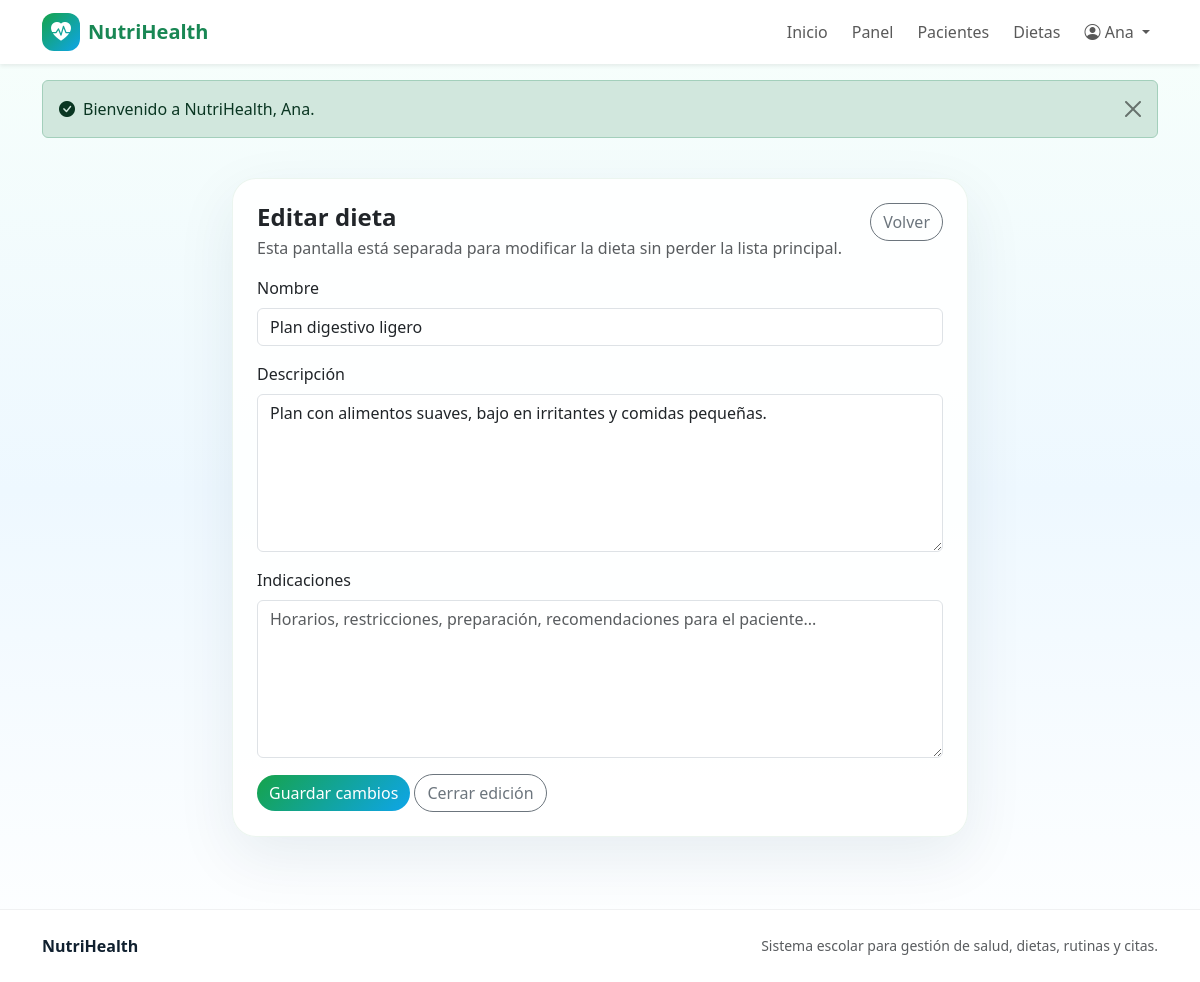
Page /pages/nutriologo/dieta_editar.php?id=2 (signed in) on the committed database.
### tables this page shows
CREATE TABLE dietas (
    id INT AUTO_INCREMENT PRIMARY KEY,
    nombre VARCHAR(100) NOT NULL,
    descripcion TEXT,
    indicaciones TEXT,
    nutriologo_id INT NOT NULL,
    fecha_creacion DATETIME DEFAULT CURRENT_TIMESTAMP,

    FOREIGN KEY (nutriologo_id) REFERENCES personas(id)
);

### includes/functions.php (called while the page is built, shortened)
<?php
require_once __DIR__ . '/../config/database.php';
function normalize_path_for_url(string $path): string
{
    $path = str_replace('\\', '/', $path);
    $parts = [];
    foreach (explode('/', $path) as $part) {
        if ($part === '' || $part === '.') {
            continue;
        }
        $parts[] = $part;
    }
    return implode('/', $parts);
}
function relative_url_from_current_script(string $targetPath): string
{
    $scriptFile = $_SERVER['SCRIPT_FILENAME'] ?? APP_ROOT . DIRECTORY_SEPARATOR . 'index.php';
    $scriptDir = normalize_path_for_url(dirname($scriptFile));
    $target = normalize_path_for_url(APP_ROOT . ($targetPath !== '' ? DIRECTORY_SEPARATOR . str_replace('/', DIRECTORY_SEPARATOR, $targetPath) : ''));
    $fromParts = $scriptDir === '' ? [] : explode('/', $scriptDir);
    $toParts = $target === '' ? [] : explode('/', $target);
    $i = 0;
    $max = min(count($fromParts), count($toParts));
    while ($i < $max && $fromParts[$i] === $toParts[$i]) {
        $i++;
    }
    $up = array_fill(0, count($fromParts) - $i, '..');
    $down = array_slice($toParts, $i);
    $relativeParts = array_merge($up, $down);
    return $relativeParts ? implode('/', $relativeParts) : '.';
}
function base_url(string $path = ''): string
{
    $path = ltrim($path, '/');
    preg_match('/^([^?#]*)([?#].*)?$/', $path, $matches);
    $cleanPath = $matches[1] ?? '';
    $suffix = $matches[2] ?? '';
    $relative = relative_url_from_current_script($cleanPath);
    if ($cleanPath === '') {
        return $relative === '.' ? './' : rtrim($relative, '/') . '/';
    }
    return $relative . $suffix;
}
function e(?string $value): string
{
    return htmlspecialchars($value ?? '', ENT_QUOTES, 'UTF-8');
}

### config/database.php (called while the page is built, shortened)
<?php
function db(): PDO
{
    static $pdo = null;
    if ($pdo === null) {
        $host = 'localhost';
        $database = 'sitio_salud';
        $user = 'root';
        $password = '';
        $charset = 'utf8mb4';
        $dsn = "mysql:host={$host};dbname={$database};charset={$charset}";
        $options = [
            PDO::ATTR_ERRMODE => PDO::ERRMODE_EXCEPTION,
            PDO::ATTR_DEFAULT_FETCH_MODE => PDO::FETCH_ASSOC,
            PDO::ATTR_EMULATE_PREPARES => false,
        ];
        $pdo = new PDO($dsn, $user, $password, $options);
    }
    return $pdo;
}

### pages/nutriologo/dieta_editar.php (the view, shortened to what this page needs)
<?php
require_once __DIR__ . '/../../includes/functions.php';
$user = current_user();
$id = (int)($_GET['id'] ?? 0);
$stmt = db()->prepare('SELECT * FROM dietas WHERE id = ? AND nutriologo_id = ?');
$stmt->execute([$id, $user['id']]);
$dieta = $stmt->fetch();
require __DIR__ . '/../../includes/header.php';
?>
<section class="container py-4">
    <div class="row justify-content-center">
        <div class="col-lg-8">
            <div class="card card-soft p-4">
                <div class="d-flex justify-content-between align-items-start gap-2 mb-3">
                    <div>
                        <h1 class="h4 fw-bold mb-1">Editar dieta</h1>
                        <p class="text-muted mb-0">Esta pantalla está separada para modificar la dieta sin perder la lista principal.</p>
                    </div>
                    <a class="btn btn-outline-secondary rounded-pill" href="<?= base_url('pages/nutriologo/dietas.php') ?>">Volver</a>
                </div>
                <form method="post" action="<?= base_url('actions/dieta_guardar.php') ?>">
                    <div class="mb-3">
                        <label class="form-label">Nombre</label>
                        <input name="nombre" class="form-control" value="<?= e($dieta['nombre']) ?>" required>
                    </div>
                    <div class="mb-3">
                        <label class="form-label">Descripción</label>
                        <textarea name="descripcion" class="form-control" rows="6" placeholder="Objetivo de la dieta, enfoque nutricional, tipo de alimentación...">
<?= e($dieta['descripcion'] ?? '') ?></textarea>
                    </div>
                    <div class="mb-3">
                        <label class="form-label">Indicaciones</label>
                        <textarea name="indicaciones" class="form-control" rows="6" placeholder="Horarios, restricciones, preparación, recomendaciones para el paciente...">
<?= e($dieta['indicaciones'] ?? '') ?></textarea>
                    </div>
                    <button class="btn btn-nh rounded-pill">Guardar cambios</button>
                    <a class="btn btn-outline-secondary rounded-pill" href="<?= base_url('pages/nutriologo/dietas.php') ?>">Cerrar edición</a>
                </form>
            </div>
        </div>
    </div>
</section>
<?php require __DIR__ . '/../../includes/footer.php'; ?>

### assets/css/style.css (style rules this page uses)
:root { --nh-green: #16a34a; --nh-green-dark: #0f7a37; --nh-blue: #0ea5e9; --nh-blue-dark: #0369a1; --nh-soft: #f4fbf7; --nh-text: #10202f; }
body { min-height: 100vh; background: linear-gradient(180deg, #f7fffb 0%, #eef8ff 50%, #ffffff 100%); color: var(--nh-text); }
.btn-nh { background: linear-gradient(135deg, var(--nh-green), var(--nh-blue)); border: none; color: #fff; }
.card-soft { background: rgba(255, 255, 255, .88); border: 1px solid rgba(15, 122, 55, .08); box-shadow: 0 20px 60px rgba(2, 47, 74, .08); border-radius: 24px; }

### rows in the picture
dietas: nombre "Plan digestivo ligero", descripcion "Plan con alimentos suaves, bajo en irritantes y comidas pequeñas."

### other values in the picture
$user['nombre'] "Ana"
$message "Bienvenido a NutriHealth, Ana."
